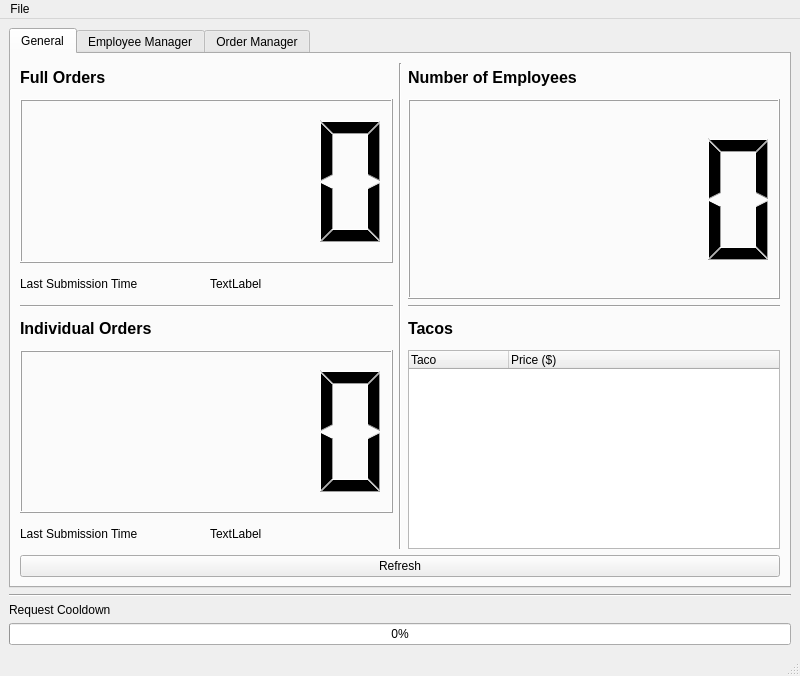
<?xml version="1.0" encoding="UTF-8"?>
<ui version="4.0">
 <class>MainWindow</class>
 <widget class="QMainWindow" name="MainWindow">
  <property name="geometry">
   <rect>
    <x>0</x>
    <y>0</y>
    <width>800</width>
    <height>676</height>
   </rect>
  </property>
  <property name="windowTitle">
   <string>MainWindow</string>
  </property>
  <widget class="QWidget" name="centralwidget">
   <layout class="QVBoxLayout" name="verticalLayout_2">
    <item>
     <widget class="QTabWidget" name="managerTabs">
      <property name="currentIndex">
       <number>0</number>
      </property>
      <property name="tabBarAutoHide">
       <bool>true</bool>
      </property>
      <widget class="QWidget" name="generalTab">
       <attribute name="title">
        <string>General</string>
       </attribute>
       <layout class="QGridLayout" name="gridLayout">
        <item row="0" column="0">
         <layout class="QGridLayout" name="generalTabLayout">
          <item row="1" column="0">
           <layout class="QVBoxLayout" name="verticalLayout_4">
            <item>
             <widget class="QLCDNumber" name="generalFullOrderCount"/>
            </item>
            <item>
             <layout class="QGridLayout" name="gridLayout_2">
              <item row="0" column="0">
               <widget class="QLabel" name="label_5">
                <property name="maximumSize">
                 <size>
                  <width>16777215</width>
                  <height>30</height>
                 </size>
                </property>
                <property name="text">
                 <string>Last Submission Time</string>
                </property>
               </widget>
              </item>
              <item row="0" column="1">
               <widget class="QLabel" name="fullOrderSubmissionLabel">
                <property name="maximumSize">
                 <size>
                  <width>16777215</width>
                  <height>30</height>
                 </size>
                </property>
                <property name="text">
                 <string>TextLabel</string>
                </property>
               </widget>
              </item>
             </layout>
            </item>
           </layout>
          </item>
          <item row="4" column="0">
           <layout class="QVBoxLayout" name="verticalLayout">
            <item>
             <widget class="QLCDNumber" name="generalIndividualOrderCount"/>
            </item>
            <item>
             <layout class="QGridLayout" name="gridLayout_3">
              <item row="0" column="0">
               <widget class="QLabel" name="label_6">
                <property name="maximumSize">
                 <size>
                  <width>16777215</width>
                  <height>30</height>
                 </size>
                </property>
                <property name="text">
                 <string>Last Submission Time</string>
                </property>
               </widget>
              </item>
              <item row="0" column="1">
               <widget class="QLabel" name="individualOrderSubmissionLabel">
                <property name="maximumSize">
                 <size>
                  <width>16777215</width>
                  <height>30</height>
                 </size>
                </property>
                <property name="text">
                 <string>TextLabel</string>
                </property>
               </widget>
              </item>
             </layout>
            </item>
           </layout>
          </item>
          <item row="0" column="3">
           <widget class="QLabel" name="label_4">
            <property name="maximumSize">
             <size>
              <width>16777215</width>
              <height>30</height>
             </size>
            </property>
            <property name="frameShape">
             <enum>QFrame::NoFrame</enum>
            </property>
            <property name="text">
             <string>&lt;html&gt;&lt;head/&gt;&lt;body&gt;&lt;p&gt;&lt;span style=&quot; font-size:12pt; font-weight:600;&quot;&gt;Number of Employees&lt;/span&gt;&lt;/p&gt;&lt;/body&gt;&lt;/html&gt;</string>
            </property>
           </widget>
          </item>
          <item row="1" column="3">
           <layout class="QVBoxLayout" name="verticalLayout_6">
            <item>
             <widget class="QLCDNumber" name="generalEmployeeCount"/>
            </item>
           </layout>
          </item>
          <item row="0" column="1" rowspan="5">
           <widget class="Line" name="line_2">
            <property name="orientation">
             <enum>Qt::Vertical</enum>
            </property>
           </widget>
          </item>
          <item row="3" column="0">
           <widget class="QLabel" name="label_3">
            <property name="maximumSize">
             <size>
              <width>16777215</width>
              <height>30</height>
             </size>
            </property>
            <property name="frameShape">
             <enum>QFrame::NoFrame</enum>
            </property>
            <property name="text">
             <string>&lt;html&gt;&lt;head/&gt;&lt;body&gt;&lt;p&gt;&lt;span style=&quot; font-size:12pt; font-weight:600;&quot;&gt;Individual Orders&lt;/span&gt;&lt;/p&gt;&lt;/body&gt;&lt;/html&gt;</string>
            </property>
           </widget>
          </item>
          <item row="2" column="3">
           <widget class="Line" name="line_4">
            <property name="orientation">
             <enum>Qt::Horizontal</enum>
            </property>
           </widget>
          </item>
          <item row="0" column="0">
           <widget class="QLabel" name="label_2">
            <property name="maximumSize">
             <size>
              <width>16777215</width>
              <height>30</height>
             </size>
            </property>
            <property name="cursor">
             <cursorShape>ArrowCursor</cursorShape>
            </property>
            <property name="frameShape">
             <enum>QFrame::NoFrame</enum>
            </property>
            <property name="text">
             <string>&lt;html&gt;&lt;head/&gt;&lt;body&gt;&lt;p&gt;&lt;span style=&quot; font-size:12pt; font-weight:600;&quot;&gt;Full Orders&lt;/span&gt;&lt;/p&gt;&lt;/body&gt;&lt;/html&gt;</string>
            </property>
           </widget>
          </item>
          <item row="2" column="0">
           <widget class="Line" name="line_3">
            <property name="orientation">
             <enum>Qt::Horizontal</enum>
            </property>
           </widget>
          </item>
          <item row="3" column="3">
           <widget class="QLabel" name="label_7">
            <property name="text">
             <string>&lt;html&gt;&lt;head/&gt;&lt;body&gt;&lt;p&gt;&lt;span style=&quot; font-size:12pt; font-weight:600;&quot;&gt;Tacos&lt;/span&gt;&lt;/p&gt;&lt;/body&gt;&lt;/html&gt;</string>
            </property>
           </widget>
          </item>
          <item row="4" column="3">
           <widget class="QTreeWidget" name="generalTacoTable">
            <property name="sizePolicy">
             <sizepolicy hsizetype="Minimum" vsizetype="Minimum">
              <horstretch>0</horstretch>
              <verstretch>0</verstretch>
             </sizepolicy>
            </property>
            <column>
             <property name="text">
              <string>Taco</string>
             </property>
            </column>
            <column>
             <property name="text">
              <string>Price ($)</string>
             </property>
            </column>
           </widget>
          </item>
         </layout>
        </item>
        <item row="1" column="0">
         <widget class="QPushButton" name="generalRefreshButton">
          <property name="text">
           <string>Refresh</string>
          </property>
         </widget>
        </item>
       </layout>
      </widget>
      <widget class="QWidget" name="employeeTab">
       <attribute name="title">
        <string>Employee Manager</string>
       </attribute>
       <widget class="QWidget" name="verticalLayoutWidget_2">
        <property name="geometry">
         <rect>
          <x>10</x>
          <y>10</y>
          <width>761</width>
          <height>491</height>
         </rect>
        </property>
        <layout class="QVBoxLayout" name="employeeTabLayout">
         <item>
          <spacer name="verticalSpacer">
           <property name="orientation">
            <enum>Qt::Vertical</enum>
           </property>
           <property name="sizeType">
            <enum>QSizePolicy::Minimum</enum>
           </property>
           <property name="sizeHint" stdset="0">
            <size>
             <width>20</width>
             <height>5</height>
            </size>
           </property>
          </spacer>
         </item>
         <item>
          <widget class="EmployeeTable" name="employeeTable">
           <property name="sizePolicy">
            <sizepolicy hsizetype="Preferred" vsizetype="Preferred">
             <horstretch>0</horstretch>
             <verstretch>0</verstretch>
            </sizepolicy>
           </property>
           <property name="rowCount">
            <number>0</number>
           </property>
           <property name="columnCount">
            <number>4</number>
           </property>
           <attribute name="horizontalHeaderVisible">
            <bool>false</bool>
           </attribute>
           <attribute name="horizontalHeaderCascadingSectionResizes">
            <bool>false</bool>
           </attribute>
           <attribute name="horizontalHeaderStretchLastSection">
            <bool>false</bool>
           </attribute>
           <attribute name="verticalHeaderVisible">
            <bool>false</bool>
           </attribute>
           <column/>
           <column/>
           <column/>
           <column/>
          </widget>
         </item>
         <item>
          <layout class="QHBoxLayout" name="employeeButtonLayout">
           <item>
            <widget class="QPushButton" name="employeeRefreshButton">
             <property name="sizePolicy">
              <sizepolicy hsizetype="MinimumExpanding" vsizetype="MinimumExpanding">
               <horstretch>0</horstretch>
               <verstretch>1</verstretch>
              </sizepolicy>
             </property>
             <property name="maximumSize">
              <size>
               <width>16777215</width>
               <height>50</height>
              </size>
             </property>
             <property name="text">
              <string>Refresh</string>
             </property>
            </widget>
           </item>
           <item>
            <widget class="QPushButton" name="employeeSaveButton">
             <property name="sizePolicy">
              <sizepolicy hsizetype="MinimumExpanding" vsizetype="MinimumExpanding">
               <horstretch>0</horstretch>
               <verstretch>0</verstretch>
              </sizepolicy>
             </property>
             <property name="maximumSize">
              <size>
               <width>16777215</width>
               <height>50</height>
              </size>
             </property>
             <property name="text">
              <string>Save</string>
             </property>
            </widget>
           </item>
          </layout>
         </item>
        </layout>
       </widget>
      </widget>
      <widget class="QWidget" name="orderTab">
       <attribute name="title">
        <string>Order Manager</string>
       </attribute>
       <widget class="QWidget" name="verticalLayoutWidget_3">
        <property name="geometry">
         <rect>
          <x>10</x>
          <y>10</y>
          <width>761</width>
          <height>491</height>
         </rect>
        </property>
        <layout class="QVBoxLayout" name="orderTabLayout"/>
       </widget>
      </widget>
     </widget>
    </item>
    <item>
     <widget class="Line" name="line">
      <property name="orientation">
       <enum>Qt::Horizontal</enum>
      </property>
     </widget>
    </item>
    <item>
     <widget class="QLabel" name="label">
      <property name="text">
       <string>Request Cooldown</string>
      </property>
     </widget>
    </item>
    <item>
     <widget class="CooldownBar" name="requestCooldownBar">
      <property name="minimum">
       <number>0</number>
      </property>
      <property name="maximum">
       <number>100</number>
      </property>
      <property name="value">
       <number>0</number>
      </property>
      <property name="format">
       <string>%p%</string>
      </property>
     </widget>
    </item>
   </layout>
  </widget>
  <widget class="QMenuBar" name="menubar">
   <property name="geometry">
    <rect>
     <x>0</x>
     <y>0</y>
     <width>800</width>
     <height>20</height>
    </rect>
   </property>
   <widget class="QMenu" name="menuFile">
    <property name="title">
     <string>File</string>
    </property>
    <addaction name="actionConfigure"/>
   </widget>
   <addaction name="menuFile"/>
  </widget>
  <widget class="QStatusBar" name="statusbar"/>
  <action name="actionConfigure">
   <property name="text">
    <string>Configure...</string>
   </property>
  </action>
 </widget>
 <customwidgets>
  <customwidget>
   <class>EmployeeTable</class>
   <extends>QTableWidget</extends>
   <header location="global">src/employeetable.h</header>
  </customwidget>
  <customwidget>
   <class>CooldownBar</class>
   <extends>QProgressBar</extends>
   <header location="global">src/cooldownbar.h</header>
  </customwidget>
 </customwidgets>
 <resources/>
 <connections/>
</ui>
